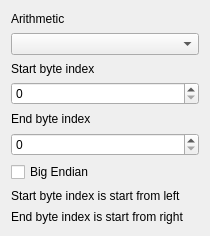
<?xml version="1.0" encoding="UTF-8"?>
<ui version="4.0">
 <class>CrcCalculatorUi</class>
 <widget class="QWidget" name="CrcCalculatorUi">
  <property name="geometry">
   <rect>
    <x>0</x>
    <y>0</y>
    <width>210</width>
    <height>236</height>
   </rect>
  </property>
  <property name="windowTitle">
   <string notr="true">Form</string>
  </property>
  <layout class="QGridLayout" name="gridLayout">
   <item row="0" column="0">
    <widget class="QLabel" name="label_3">
     <property name="text">
      <string>Arithmetic</string>
     </property>
    </widget>
   </item>
   <item row="1" column="0">
    <widget class="QComboBox" name="comboBoxArithmetic"/>
   </item>
   <item row="2" column="0">
    <widget class="QLabel" name="label">
     <property name="text">
      <string>Start byte index</string>
     </property>
    </widget>
   </item>
   <item row="3" column="0">
    <widget class="QSpinBox" name="spinBoxStartIndex"/>
   </item>
   <item row="4" column="0">
    <widget class="QLabel" name="label_2">
     <property name="text">
      <string>End byte index</string>
     </property>
    </widget>
   </item>
   <item row="5" column="0">
    <widget class="QSpinBox" name="spinBoxEndIndex"/>
   </item>
   <item row="6" column="0">
    <widget class="QCheckBox" name="checkBoxBigEndian">
     <property name="text">
      <string>Big Endian</string>
     </property>
    </widget>
   </item>
   <item row="7" column="0">
    <widget class="QLabel" name="label_4">
     <property name="text">
      <string>Start byte index is start from left</string>
     </property>
    </widget>
   </item>
   <item row="8" column="0">
    <widget class="QLabel" name="label_5">
     <property name="text">
      <string>End byte index is start from right</string>
     </property>
    </widget>
   </item>
  </layout>
 </widget>
 <resources/>
 <connections/>
</ui>
